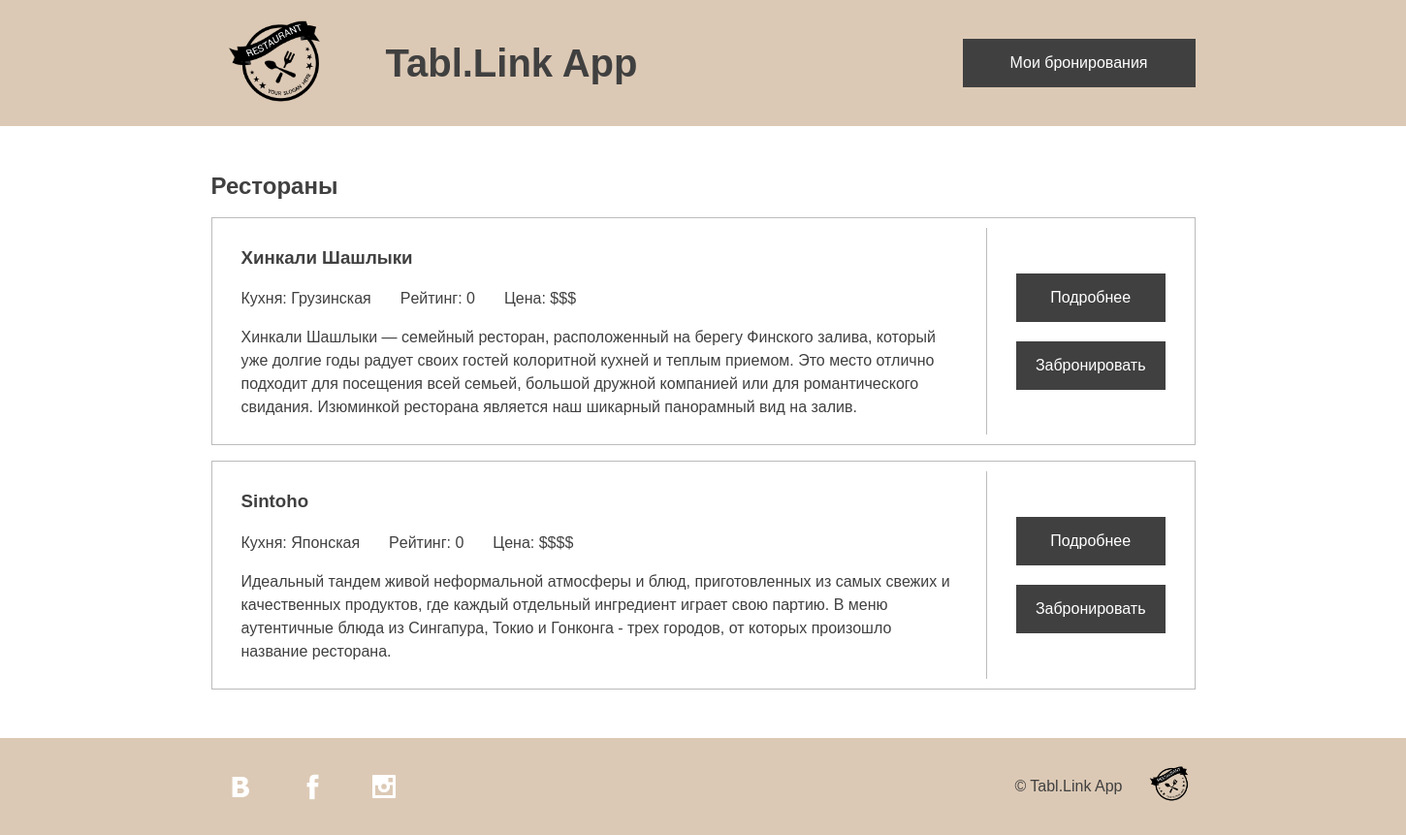
The page / on the database its author committed.
### tables this page shows
CREATE TABLE IF NOT EXISTS `restaurants` (
  `id_restaurant` int(5) NOT NULL AUTO_INCREMENT,
  `id_account` int(5) NOT NULL,
  `r_name` varchar(50) NOT NULL,
  `description` varchar(500) NOT NULL,
  `address` varchar(200) NOT NULL,
  `price_category` enum('$','$$','$$$','$$$$','$$$$$') NOT NULL,
  `cuisine` enum('Итальянская','Японская','Европейская','Грузинская','Русская','Греческая','Китайская','Корейская') NOT NULL,
  `rating` float NOT NULL,
  `photo` blob NOT NULL,
  `opening_time` time NOT NULL,
  `closing_time` time NOT NULL,
  `ads_date` date DEFAULT NULL,
  PRIMARY KEY (`id_restaurant`,`id_account`),
  KEY `id_account` (`id_account`)
);

### components/restaurant_list.php (the view)
<div class="restaurants">
      <div class="container">
        <div class="restaurant-list">
            <h2 class="section-title">Рестораны</h2>
            <?php for ($i=0; $i<$rnum; $i++): ?>
                <dl>
                <div class="restaurant-desc">
                    <dt>
                        <h3 class="restaurant-name"><?= $rest[$i]['r_name'] ?></h3>
                        <div class="restaurant-attributes">
                            <p class="restaurant-cuisine">Кухня: <?= $rest[$i]['cuisine'] ?></p>
                            <p class="restaurant-rating">Peйтинг: <?= $rest[$i]['rating'] ?></p>
                            <p class="restaurant-price">Цена: <?= $rest[$i]['price_category'] ?></p>
                        </div>
                    </dt>
                    <dd>
                        <p> <?= $rest[$i]['description'] ?> </p>
                    </dd>
                </div>
                <div class="restaurant-btn">
                    <a href="restaurant.php?id=<?= $rest[$i]['id_restaurant'] ?>">Подробнее</a>
                    <a href="restaurant.php#link_main">Забронировать</a>
                </div>
            </dl>
            <?php endfor; ?>
        </div>
      </div>
    </div>

### index.php (shortened to what this page needs)
<!DOCTYPE HTML>
<html lang="ru">
  <head>
    <link rel="stylesheet" href="style.css">
  </head>
  <body>
    <?php
      include "components/header.php";
    ?>
    <div class="main_content">
      <?php
      require_once 'components/db_connect.php';
      $query = "SELECT * FROM restaurants";
      $rnum = 0;
      $rest = array();
      if ($result = mysqli_query($link, $query)) {
          $rnum = mysqli_num_rows($result);
          for ($i=0; $i<$rnum; $i++) {
              $row = mysqli_fetch_array($result, MYSQLI_ASSOC);
              $rest[$i]=$row;
          }
      }
        include "components/restaurant_list.php";
      ?>
    </div>
    <?php
      include "components/footer.php";
    ?>
  </body>
</html>

### components/header.php
<div class="page-header">
    <div class="container">
        <div class="header">
            <div>
                <a href="index.php"><img src="img/logo.png" alt="Tabl.Link App" width="130" height="130"></a>
                <h1>Tabl.Link App</h1>
            </div>
            <a href="my_reservations.php" class="my_reserve">Мои бронирования</a>
        </div>
    </div>
</div>

### components/footer.php
<div class="page-footer">
    <div class="container">
        <div class="footer">
            <div class="footer-social">
                <a class="social-btn social-btn-vk" href="https://vk.com/htmlacademy"></a>
                <a class="social-btn social-btn-fb" href="https://facebook.com/htmlacademy"></a>
                <a class="social-btn social-btn-in" href="https://instagram.com/htmlacademy"></a>
            </div>
            <div class="footer-copyright">
                <div class="footer-text">&copy Tabl.Link App</div>
                <div class="footer-logo"><img src="img/logo.png" alt="Tabl.Link App" width="55" height="55"></div>
            </div>
        </div>
    </div>
</div>

### style.css (style rules this page uses)
body { min-width: 1440px; margin: 0; padding: 0; font-size: 16px; line-height: 24px; font-family: "Montserrat", Arial, Helvetica, sans-serif; color: #404040; background-color: white; min-height: 100vh; display: flex; flex-direction: column; }
.main_content { flex: 1; }
.container { min-width: 100%; margin: 0; padding: 0; }
.page-header, .page-footer { background-color: #DCC9B5; min-width: 100%; }
.header { display: flex; align-items: center; justify-content: space-between; margin: 0 15%; height: 130px; }
.header div { display: flex; align-items: center; }
.header h1 { margin: 0 0 0 50px; padding: 0; font-size: 40px; font-weight: 600; }
.my_reserve { display: block; background-color: #404040; color: white; font-weight: 500; text-decoration: none; padding: 13px 20px; width: 200px; text-align: center; }
.footer { display: flex; align-items: center; margin: 0 15%; height: 100px; justify-content: space-between; }
.footer-copyright { display: flex; align-items: center; justify-content: end; }
.social-btn { display: inline-block; width: 60px; height: 60px; margin-right: 10px; vertical-align: middle; color: #404040; background-image: url("img/sprite.png"); background-repeat: no-repeat; }
.social-btn-vk { background-position: 16px -238px; }
.social-btn-fb { background-position: 19px -297px; }
.social-btn-in { background-position: 13px -358px; }
.footer-copyright { float: right; width: 340px; margin-top: 0px; }
.footer-text { margin-right: 20px; }
.restaurant-list, .reservations { margin: 50px 15%; }
.restaurant-list dl { border: solid 1px #bbbbbb; padding: 10px 30px; display: flex; }
.restaurant-desc { display: flex; flex-direction: column; padding-right: 30px; margin-right: 30px; border-right: solid 1px #bbbbbb; }
.restaurant-btn { padding-top: 20px; display: flex; flex-direction: column; justify-content: center; }
.restaurant-btn a { display: block; background-color: #404040; color: white; font-weight: 500; text-decoration: none; margin-bottom: 20px; padding: 13px 20px; text-align: center; }
.restaurant-list dt { display: flex; flex-direction: column; }
.restaurant-attributes { display: flex; }
.restaurant-attributes p { margin: 0 30px 0 0; font-weight: 500; }
.restaurant-list dd { margin: 0; }

### rows shown on the page
restaurants: r_name "Хинкали Шашлыки", cuisine "Грузинская", rating "0", price_category "$$$", description "Хинкали Шашлыки — семейный ресторан, расположенный на берегу Финского залива, который уже долгие годы радует своих гостей колоритной кухней и теплым приемом. Это место отлично подходит для посещения всей семьей, большой дружной компанией или для романтического свидания. Изюминкой ресторана является наш шикарный панорамный вид на залив."
restaurants: r_name "Sintoho", cuisine "Японская", rating "0", price_category "$$$$", description "Идеальный тандем живой неформальной атмосферы и блюд, приготовленных из самых свежих и качественных продуктов, где каждый отдельный ингредиент играет свою партию. В меню аутентичные блюда из Сингапура, Токио и Гонконга - трех городов, от которых произошло название ресторана."
